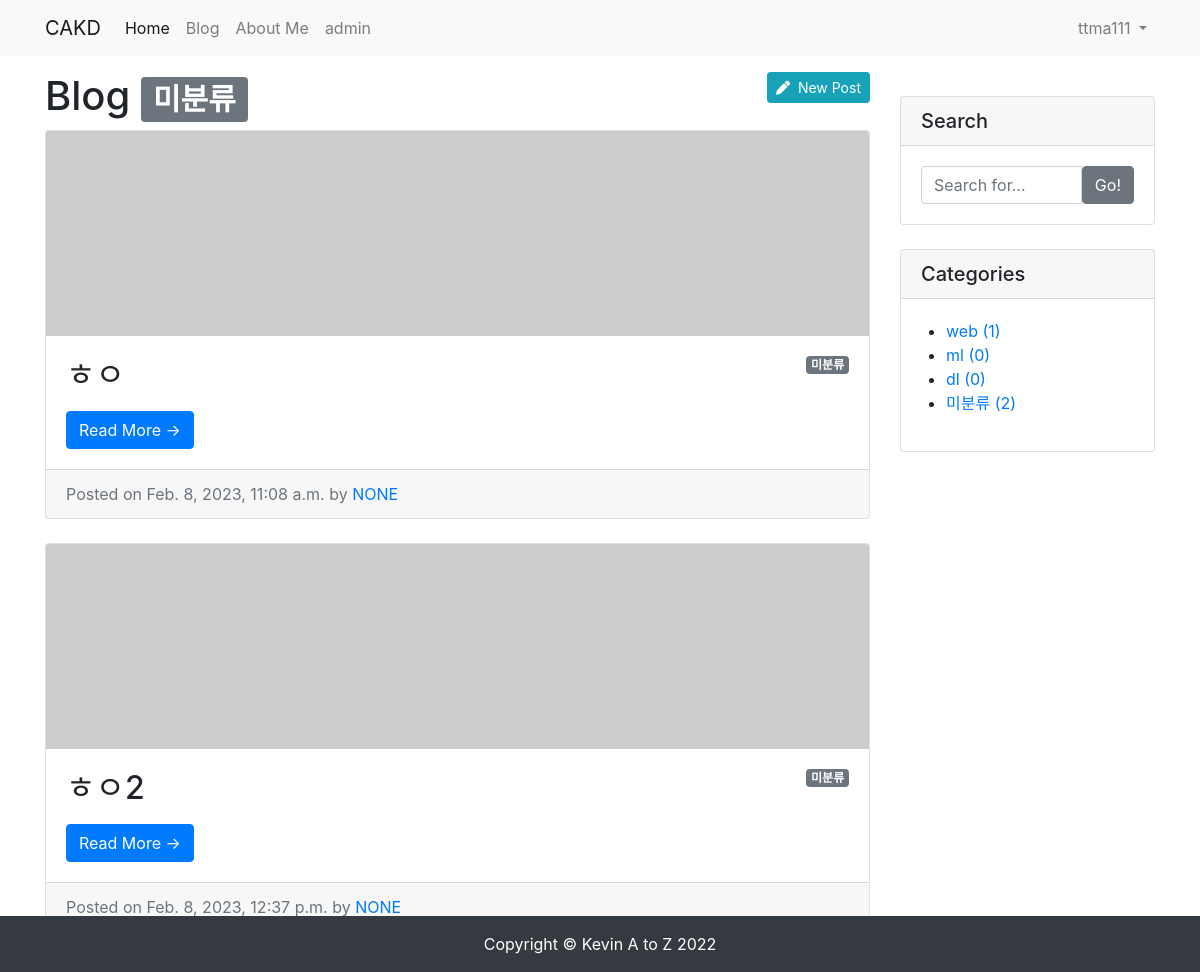
The app's page /blog/category/no_category/ (signed in) with its own data.
### blog/models.py (models this page shows, shortened)
class Post(models.Model):
    title = models.CharField(max_length=30)
    hook_text = models.CharField(max_length=100, blank=True)
    content = models.TextField()
    head_image = models.ImageField(upload_to='blog/images/%Y/%m/%d/', blank=True)
    file_upload = models.FileField(upload_to='blog/files/%Y/%m/%d/', blank=True)
    created_at = models.DateTimeField(auto_now_add=True)
    updated_at = models.DateTimeField(auto_now=True)
    author = models.ForeignKey(User, null=True, on_delete=models.SET_NULL)
    category = models.ForeignKey(Category, null=True, blank=True, on_delete=models.SET_NULL)
    tags = models.ManyToManyField(Tag, blank=True)
    def get_absolute_url(self): # 객체의 상세 페이지로 이동 할 수 있는 링크를 만들 수 있음, url 생성 규칙을 정의하는 메서드
        return f'/blog/{self.pk}/'
    def get_content_markdown(self):
        return markdown(self.content)

class Category(models.Model):
    name = models.CharField(max_length=50, unique=True)
    slug = models.SlugField(max_length=200, unique=True, allow_unicode=True)
    def __str__(self):
        return self.name
    def get_absolute_url(self):
        return f'/blog/category/{self.slug}/'
    class Meta:
        verbose_name_plural = 'categories'

### blog/views.py (the view)
# urls.py: path('category/<str:slug>/', views.category_page),
def category_page(request, slug):
    if slug == 'no_category':
        category = '미분류'
        post_list = Post.objects.filter(category=None)
    else:
        category = Category.objects.get(slug=slug)
        post_list = Post.objects.filter(category=category)
    return render(
        request,
        'blog/post_list.html',
        {
            'post_list': post_list,
            'categories': Category.objects.all(),
            'no_category_post_count': Post.objects.filter(category=None).count(),
            'category': category,
        }
    )

### blog/templates/blog/post_list.html (shortened to what this page needs)
{% extends 'blog/base.html' %}
{% block main_area %}
    {% if user.is_authenticated%}
        {% if user.is_superuser or user.is_staff %}
            <a class="btn btn-info btn-sm float-right" href="/blog/create_post/" role="button"><i class="fas fa-pen"></i>&nbsp;&nbsp;New Post</a>
        {% endif %}
    {% endif %}
    <h1>Blog
        {% if category %}<span class="badge badge-secondary">{{ category }}</span>{% endif %}
    </h1>
    {% if post_list.exists %}
    {% for p in post_list %}
    <div class="card mb-4" id="post-{{p.pk}}">
        {% if p.head_image %}
            <img class="card-img-top" src="{{ p.head_image.url }}" alt="{{ p }} head image">
        {% else %}
            <img class="card-img-top" src="https://picsum.photos/seed/{{ p.id }}/800/200" alt="random_image">
        {% endif %}
        <div class="card-body">
            {% if p.category %}
                <span class="badge badge-secondary float-right">{{ p.category }}</span>
            {% else %}
                <span class="badge badge-secondary float-right">미분류</span>
            {% endif %}
            <h2 class="card-title">{{ p.title}}</h2>
            <a href="{{ p.get_absolute_url }}" class="btn btn-primary">Read More &rarr;</a>
        </div>
        <div class="card-footer text-muted">
            Posted on {{ p.created_at}} by
            <a href="#">{{p.author | upper}}</a>
        </div>
    </div>
{% endfor %}
    {% else %}
        <h3>아직 게시물이 없습니다.</h3>
    {% endif %}
{% endblock %}

### blog/templates/blog/base.html (shortened to what this page needs)
<html lang="en">
<head>
    <link rel="stylesheet" href="https://cdn.jsdelivr.net/npm/bootstrap@4.5.3/dist/css/bootstrap.min.css">
</head>
<body>
    {% include 'blog/navbar.html'%}
    <div class="container my-3">
        <div class="row">
            <div class="col-md-8 col-lg-9" id="main-area">
                {% block main_area %}
                {% endblock %}
            </div>
            <div class="col-md-4 col-lg-3">
                <div class="card my-4">
                    <h5 class="card-header">Search</h5>
                    <div class="card-body">
                        <div class="input-group">
                            <input type="text" class="form-control" placeholder="Search for...">
                            <span class="input-group-btn">
                                    <button class="btn btn-secondary" type="button">Go!</button>
                                </span>
                        </div>
                    </div>
                </div>
                <div class="card my-4" id="categories-card">
                    <h5 class="card-header">Categories</h5>
                    <div class="card-body">
                        <div class="row">
                            <ul>
                                {% for category in categories %}
                                <li>
                                    <a href="{{ category.get_absolute_url }}">{{ category }} ({{ category.post_set.count }})</a>
                                </li>
                                {% endfor %}
                                <li>
                                    <a href="/blog/category/no_category/">미분류 ({{ no_category_post_count }})</a>
                                </li>
                            </ul>
                        </div>
                    </div>
                </div>
            </div>
        </div>
    </div>
    <div class="fixed-bottom">
    {% include 'blog/footer.html'%}
    </div>
</body>
</html>

### blog/templates/blog/navbar.html (shortened to what this page needs)
{% load socialaccount %}
<nav class="navbar navbar-expand-lg navbar-light bg-light">
    <div class="container">
        <a class="navbar-brand" href="/">CAKD</a>
        <div class="collapse navbar-collapse" id="navbarNavDropdown">
            <ul class="navbar-nav">
                <li class="nav-item active">
                    <a class="nav-link" href="/">Home</a>
                </li>
                <li class="nav-item">
                    <a class="nav-link" href="/blog/">Blog</a>
                </li>
                <li class="nav-item">
                    <a class="nav-link" href="/about_me/">About Me</a>
                </li>
                <li class="nav-item">
                    <a class="nav-link" href="/admin/">admin</a>
                </li>
            </ul>
            <ul class="navbar-nav ml-auto"> {% if user.is_authenticated %} <li class="nav-item dropdown">
                    <a class="nav-link dropdown-toggle" href="#" id="navbarDropdownMenuLink" role="button"
                        data-toggle="dropdown" aria-haspopup="true" aria-expanded="false"> {{ user.username }} </a>
                </li> {% else %} <li class="nav-item">
                    <a class="nav-link" href="#" data-toggle="modal" data-target="#loginModal">Log In</a>
                </li> {% endif %} </ul>
        </div>
    </div>
</nav>

### records on screen
Post: shows "미분류", title "ㅎㅇ", created_at "Feb. 8, 2023, 11:08 a.m.", author "NONE"
Post: shows "미분류", title "ㅎㅇ2", created_at "Feb. 8, 2023, 12:37 p.m.", author "NONE"
Category: name "web", post_set.count "1"
Category: name "ml", post_set.count "0"
Category: name "dl", post_set.count "0"

### other values on screen
{{ user.username }} "ttma111"
{{ category }} "미분류"
{{ no_category_post_count }} "2"
